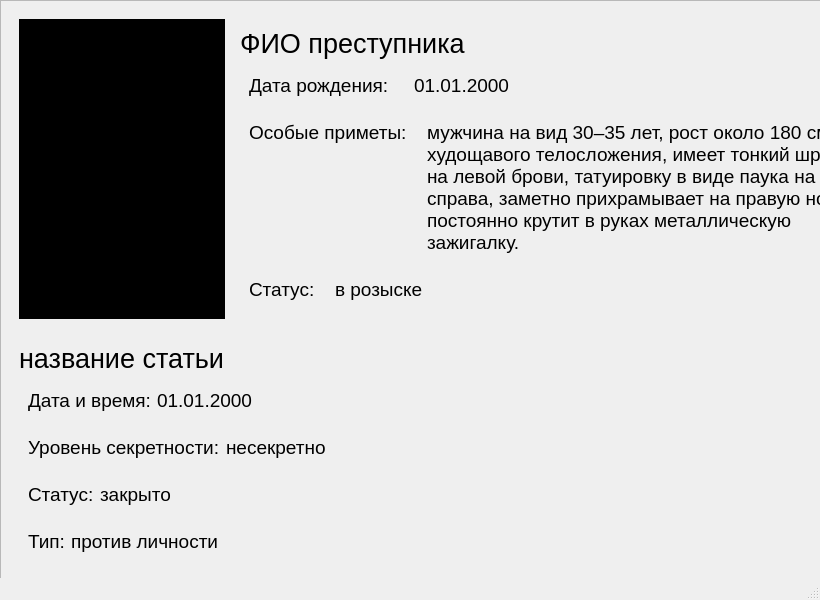
<?xml version="1.0" encoding="UTF-8"?>
<ui version="4.0">
 <class>MainWindow</class>
 <widget class="QMainWindow" name="MainWindow">
  <property name="geometry">
   <rect>
    <x>0</x>
    <y>0</y>
    <width>820</width>
    <height>600</height>
   </rect>
  </property>
  <property name="windowTitle">
   <string>MainWindow</string>
  </property>
  <property name="styleSheet">
   <string notr="true">background: qlineargradient(
    x1: 0, y1: 0, x2: 0, y2: 1,
    stop: 0.09 #6E0204,
    stop: 0.87 #9B5D61
);</string>
  </property>
  <widget class="QWidget" name="centralwidget">
   <widget class="QScrollArea" name="scrollArea">
    <property name="geometry">
     <rect>
      <x>0</x>
      <y>0</y>
      <width>821</width>
      <height>600</height>
     </rect>
    </property>
    <property name="verticalScrollBarPolicy">
     <enum>Qt::ScrollBarPolicy::ScrollBarAlwaysOff</enum>
    </property>
    <property name="horizontalScrollBarPolicy">
     <enum>Qt::ScrollBarPolicy::ScrollBarAlwaysOff</enum>
    </property>
    <property name="widgetResizable">
     <bool>true</bool>
    </property>
    <widget class="QWidget" name="scrollAreaWidgetContents">
     <property name="geometry">
      <rect>
       <x>0</x>
       <y>0</y>
       <width>819</width>
       <height>1151</height>
      </rect>
     </property>
     <property name="sizePolicy">
      <sizepolicy hsizetype="Preferred" vsizetype="Minimum">
       <horstretch>0</horstretch>
       <verstretch>0</verstretch>
      </sizepolicy>
     </property>
     <layout class="QVBoxLayout" name="verticalLayout_4">
      <item>
       <layout class="QVBoxLayout" name="verticalLayout_3">
        <item>
         <widget class="QFrame" name="">
          <property name="styleSheet">
           <string notr="true">background-color: none;</string>
          </property>
          <layout class="QHBoxLayout" name="horizontalLayout_4">
           <item>
            <widget class="QLabel" name="lbl_img">
             <property name="styleSheet">
              <string notr="true">background-color: #000000;</string>
             </property>
             <property name="text">
              <string/>
             </property>
            </widget>
           </item>
           <item>
            <widget class="QFrame" name="">
             <property name="styleSheet">
              <string notr="true">background-color: none;</string>
             </property>
             <layout class="QVBoxLayout" name="verticalLayout">
              <item>
               <widget class="QLabel" name="lbl_fullname">
                <property name="sizePolicy">
                 <sizepolicy hsizetype="Fixed" vsizetype="Fixed">
                  <horstretch>0</horstretch>
                  <verstretch>0</verstretch>
                 </sizepolicy>
                </property>
                <property name="styleSheet">
                 <string notr="true">background-color: none;
font-size: 20pt;
text-transform: uppercase;</string>
                </property>
                <property name="text">
                 <string>ФИО преступника</string>
                </property>
               </widget>
              </item>
              <item>
               <widget class="QFrame" name="">
                <property name="sizePolicy">
                 <sizepolicy hsizetype="Fixed" vsizetype="Fixed">
                  <horstretch>0</horstretch>
                  <verstretch>0</verstretch>
                 </sizepolicy>
                </property>
                <property name="styleSheet">
                 <string notr="true">background-color: none;</string>
                </property>
                <layout class="QHBoxLayout" name="horizontalLayout">
                 <property name="spacing">
                  <number>25</number>
                 </property>
                 <item>
                  <widget class="QLabel" name="label_8">
                   <property name="sizePolicy">
                    <sizepolicy hsizetype="Fixed" vsizetype="Fixed">
                     <horstretch>0</horstretch>
                     <verstretch>0</verstretch>
                    </sizepolicy>
                   </property>
                   <property name="styleSheet">
                    <string notr="true">background-color: none;
font-size: 14pt;</string>
                   </property>
                   <property name="text">
                    <string>Дата рождения:</string>
                   </property>
                   <property name="alignment">
                    <set>Qt::AlignmentFlag::AlignLeading|Qt::AlignmentFlag::AlignLeft|Qt::AlignmentFlag::AlignTop</set>
                   </property>
                  </widget>
                 </item>
                 <item>
                  <widget class="QLabel" name="lbl_date_birth">
                   <property name="sizePolicy">
                    <sizepolicy hsizetype="Fixed" vsizetype="Fixed">
                     <horstretch>0</horstretch>
                     <verstretch>0</verstretch>
                    </sizepolicy>
                   </property>
                   <property name="styleSheet">
                    <string notr="true">background-color: none;
font-size: 14pt;</string>
                   </property>
                   <property name="text">
                    <string>01.01.2000</string>
                   </property>
                   <property name="alignment">
                    <set>Qt::AlignmentFlag::AlignLeading|Qt::AlignmentFlag::AlignLeft|Qt::AlignmentFlag::AlignTop</set>
                   </property>
                  </widget>
                 </item>
                </layout>
               </widget>
              </item>
              <item>
               <widget class="QFrame" name="">
                <property name="sizePolicy">
                 <sizepolicy hsizetype="Fixed" vsizetype="Fixed">
                  <horstretch>0</horstretch>
                  <verstretch>0</verstretch>
                 </sizepolicy>
                </property>
                <property name="styleSheet">
                 <string notr="true">background-color: none;</string>
                </property>
                <layout class="QHBoxLayout" name="horizontalLayout_2">
                 <property name="spacing">
                  <number>20</number>
                 </property>
                 <item>
                  <widget class="QLabel" name="label_5">
                   <property name="sizePolicy">
                    <sizepolicy hsizetype="Fixed" vsizetype="Preferred">
                     <horstretch>0</horstretch>
                     <verstretch>0</verstretch>
                    </sizepolicy>
                   </property>
                   <property name="styleSheet">
                    <string notr="true">background-color: none;
font-size: 14pt;</string>
                   </property>
                   <property name="text">
                    <string>Особые приметы:</string>
                   </property>
                   <property name="alignment">
                    <set>Qt::AlignmentFlag::AlignLeading|Qt::AlignmentFlag::AlignLeft|Qt::AlignmentFlag::AlignTop</set>
                   </property>
                  </widget>
                 </item>
                 <item>
                  <widget class="QLabel" name="lbl_signs">
                   <property name="sizePolicy">
                    <sizepolicy hsizetype="Preferred" vsizetype="Fixed">
                     <horstretch>0</horstretch>
                     <verstretch>0</verstretch>
                    </sizepolicy>
                   </property>
                   <property name="styleSheet">
                    <string notr="true">background-color: none;
font-size: 14pt;</string>
                   </property>
                   <property name="text">
                    <string>мужчина на вид 30–35 лет, рост около 180 см, худощавого телосложения, имеет тонкий шрам на левой брови, татуировку в виде паука на шее справа, заметно прихрамывает на правую ногу и постоянно крутит в руках металлическую зажигалку.</string>
                   </property>
                   <property name="alignment">
                    <set>Qt::AlignmentFlag::AlignLeading|Qt::AlignmentFlag::AlignLeft|Qt::AlignmentFlag::AlignTop</set>
                   </property>
                   <property name="wordWrap">
                    <bool>true</bool>
                   </property>
                  </widget>
                 </item>
                </layout>
               </widget>
              </item>
              <item>
               <widget class="QFrame" name="">
                <property name="sizePolicy">
                 <sizepolicy hsizetype="Fixed" vsizetype="Fixed">
                  <horstretch>0</horstretch>
                  <verstretch>0</verstretch>
                 </sizepolicy>
                </property>
                <property name="styleSheet">
                 <string notr="true">background-color: none;</string>
                </property>
                <layout class="QHBoxLayout" name="horizontalLayout_3">
                 <property name="spacing">
                  <number>20</number>
                 </property>
                 <item>
                  <widget class="QLabel" name="label_7">
                   <property name="sizePolicy">
                    <sizepolicy hsizetype="Fixed" vsizetype="Fixed">
                     <horstretch>0</horstretch>
                     <verstretch>0</verstretch>
                    </sizepolicy>
                   </property>
                   <property name="styleSheet">
                    <string notr="true">background-color: none;
font-size: 14pt;</string>
                   </property>
                   <property name="text">
                    <string>Статус:</string>
                   </property>
                   <property name="alignment">
                    <set>Qt::AlignmentFlag::AlignLeading|Qt::AlignmentFlag::AlignLeft|Qt::AlignmentFlag::AlignTop</set>
                   </property>
                  </widget>
                 </item>
                 <item>
                  <widget class="QLabel" name="lbl_status">
                   <property name="sizePolicy">
                    <sizepolicy hsizetype="Fixed" vsizetype="Fixed">
                     <horstretch>0</horstretch>
                     <verstretch>0</verstretch>
                    </sizepolicy>
                   </property>
                   <property name="styleSheet">
                    <string notr="true">background-color: none;
font-size: 14pt;</string>
                   </property>
                   <property name="text">
                    <string>в розыске</string>
                   </property>
                   <property name="alignment">
                    <set>Qt::AlignmentFlag::AlignLeading|Qt::AlignmentFlag::AlignLeft|Qt::AlignmentFlag::AlignTop</set>
                   </property>
                  </widget>
                 </item>
                </layout>
               </widget>
              </item>
             </layout>
            </widget>
           </item>
          </layout>
         </widget>
        </item>
        <item>
         <widget class="QFrame" name="">
          <property name="styleSheet">
           <string notr="true">background-color: none;</string>
          </property>
          <layout class="QVBoxLayout" name="verticalLayout_2">
           <item>
            <widget class="QLabel" name="lbl_article_name">
             <property name="sizePolicy">
              <sizepolicy hsizetype="Fixed" vsizetype="Fixed">
               <horstretch>0</horstretch>
               <verstretch>0</verstretch>
              </sizepolicy>
             </property>
             <property name="styleSheet">
              <string notr="true">background-color: none;
font-size: 20pt;
text-transform: uppercase;</string>
             </property>
             <property name="text">
              <string>название статьи</string>
             </property>
            </widget>
           </item>
           <item>
            <widget class="QFrame" name="">
             <property name="sizePolicy">
              <sizepolicy hsizetype="Fixed" vsizetype="Fixed">
               <horstretch>0</horstretch>
               <verstretch>0</verstretch>
              </sizepolicy>
             </property>
             <property name="styleSheet">
              <string notr="true">background-color: none;</string>
             </property>
             <layout class="QHBoxLayout" name="horizontalLayout_5">
              <item>
               <widget class="QLabel" name="label_11">
                <property name="sizePolicy">
                 <sizepolicy hsizetype="Fixed" vsizetype="Preferred">
                  <horstretch>0</horstretch>
                  <verstretch>0</verstretch>
                 </sizepolicy>
                </property>
                <property name="styleSheet">
                 <string notr="true">background-color: none;
font-size: 14pt;</string>
                </property>
                <property name="text">
                 <string>Дата и время:</string>
                </property>
               </widget>
              </item>
              <item>
               <widget class="QLabel" name="lbl_article_date">
                <property name="sizePolicy">
                 <sizepolicy hsizetype="Fixed" vsizetype="Fixed">
                  <horstretch>0</horstretch>
                  <verstretch>0</verstretch>
                 </sizepolicy>
                </property>
                <property name="styleSheet">
                 <string notr="true">background-color: none;
font-size: 14pt;</string>
                </property>
                <property name="text">
                 <string>01.01.2000</string>
                </property>
               </widget>
              </item>
             </layout>
            </widget>
           </item>
           <item>
            <widget class="QFrame" name="">
             <property name="sizePolicy">
              <sizepolicy hsizetype="Fixed" vsizetype="Fixed">
               <horstretch>0</horstretch>
               <verstretch>0</verstretch>
              </sizepolicy>
             </property>
             <property name="styleSheet">
              <string notr="true">background-color: none;</string>
             </property>
             <layout class="QHBoxLayout" name="horizontalLayout_6">
              <item>
               <widget class="QLabel" name="label_13">
                <property name="sizePolicy">
                 <sizepolicy hsizetype="Fixed" vsizetype="Fixed">
                  <horstretch>0</horstretch>
                  <verstretch>0</verstretch>
                 </sizepolicy>
                </property>
                <property name="styleSheet">
                 <string notr="true">background-color: none;
font-size: 14pt;</string>
                </property>
                <property name="text">
                 <string>Уровень секретности:</string>
                </property>
               </widget>
              </item>
              <item>
               <widget class="QLabel" name="lbl_secret">
                <property name="sizePolicy">
                 <sizepolicy hsizetype="Fixed" vsizetype="Fixed">
                  <horstretch>0</horstretch>
                  <verstretch>0</verstretch>
                 </sizepolicy>
                </property>
                <property name="styleSheet">
                 <string notr="true">background-color: none;
font-size: 14pt;</string>
                </property>
                <property name="text">
                 <string>несекретно</string>
                </property>
               </widget>
              </item>
             </layout>
            </widget>
           </item>
           <item>
            <widget class="QFrame" name="">
             <property name="sizePolicy">
              <sizepolicy hsizetype="Fixed" vsizetype="Fixed">
               <horstretch>0</horstretch>
               <verstretch>0</verstretch>
              </sizepolicy>
             </property>
             <property name="styleSheet">
              <string notr="true">background-color: none;</string>
             </property>
             <layout class="QHBoxLayout" name="horizontalLayout_7">
              <item>
               <widget class="QLabel" name="label_15">
                <property name="sizePolicy">
                 <sizepolicy hsizetype="Fixed" vsizetype="Fixed">
                  <horstretch>0</horstretch>
                  <verstretch>0</verstretch>
                 </sizepolicy>
                </property>
                <property name="styleSheet">
                 <string notr="true">background-color: none;
font-size: 14pt;</string>
                </property>
                <property name="text">
                 <string>Статус:</string>
                </property>
               </widget>
              </item>
              <item>
               <widget class="QLabel" name="lbl_article_status">
                <property name="sizePolicy">
                 <sizepolicy hsizetype="Fixed" vsizetype="Fixed">
                  <horstretch>0</horstretch>
                  <verstretch>0</verstretch>
                 </sizepolicy>
                </property>
                <property name="styleSheet">
                 <string notr="true">background-color: none;
font-size: 14pt;</string>
                </property>
                <property name="text">
                 <string>закрыто</string>
                </property>
               </widget>
              </item>
             </layout>
            </widget>
           </item>
           <item>
            <widget class="QFrame" name="">
             <property name="sizePolicy">
              <sizepolicy hsizetype="Fixed" vsizetype="Fixed">
               <horstretch>0</horstretch>
               <verstretch>0</verstretch>
              </sizepolicy>
             </property>
             <property name="styleSheet">
              <string notr="true">background-color: none;</string>
             </property>
             <layout class="QHBoxLayout" name="horizontalLayout_8">
              <item>
               <widget class="QLabel" name="label_18">
                <property name="sizePolicy">
                 <sizepolicy hsizetype="Fixed" vsizetype="Fixed">
                  <horstretch>0</horstretch>
                  <verstretch>0</verstretch>
                 </sizepolicy>
                </property>
                <property name="styleSheet">
                 <string notr="true">background-color: none;
font-size: 14pt;</string>
                </property>
                <property name="text">
                 <string>Тип:</string>
                </property>
               </widget>
              </item>
              <item>
               <widget class="QLabel" name="lbl_type">
                <property name="sizePolicy">
                 <sizepolicy hsizetype="Fixed" vsizetype="Fixed">
                  <horstretch>0</horstretch>
                  <verstretch>0</verstretch>
                 </sizepolicy>
                </property>
                <property name="styleSheet">
                 <string notr="true">background-color: none;
font-size: 14pt;</string>
                </property>
                <property name="text">
                 <string>против личности</string>
                </property>
               </widget>
              </item>
             </layout>
            </widget>
           </item>
          </layout>
         </widget>
        </item>
        <item>
         <widget class="QFrame" name="frame_3">
          <property name="styleSheet">
           <string notr="true">background-color: none;</string>
          </property>
          <layout class="QVBoxLayout" name="verticalLayout_6">
           <item>
            <widget class="QLabel" name="lbl_clue_name">
             <property name="sizePolicy">
              <sizepolicy hsizetype="Fixed" vsizetype="Fixed">
               <horstretch>0</horstretch>
               <verstretch>0</verstretch>
              </sizepolicy>
             </property>
             <property name="styleSheet">
              <string notr="true">background-color: none;
font-size: 20pt;
text-transform: uppercase;</string>
             </property>
             <property name="text">
              <string>улика</string>
             </property>
            </widget>
           </item>
           <item>
            <widget class="QFrame" name="frame_4">
             <property name="sizePolicy">
              <sizepolicy hsizetype="Fixed" vsizetype="Fixed">
               <horstretch>0</horstretch>
               <verstretch>0</verstretch>
              </sizepolicy>
             </property>
             <property name="styleSheet">
              <string notr="true">background-color: none;</string>
             </property>
             <layout class="QHBoxLayout" name="horizontalLayout_13">
              <item>
               <widget class="QLabel" name="label_28">
                <property name="sizePolicy">
                 <sizepolicy hsizetype="Fixed" vsizetype="Fixed">
                  <horstretch>0</horstretch>
                  <verstretch>0</verstretch>
                 </sizepolicy>
                </property>
                <property name="styleSheet">
                 <string notr="true">background-color: none;
font-size: 14pt;</string>
                </property>
                <property name="text">
                 <string>Наименование:</string>
                </property>
               </widget>
              </item>
              <item>
               <widget class="QLabel" name="lbl_clue_nomination">
                <property name="sizePolicy">
                 <sizepolicy hsizetype="Fixed" vsizetype="Fixed">
                  <horstretch>0</horstretch>
                  <verstretch>0</verstretch>
                 </sizepolicy>
                </property>
                <property name="styleSheet">
                 <string notr="true">background-color: none;
font-size: 14pt;</string>
                </property>
                <property name="text">
                 <string>запись с камеры домофона</string>
                </property>
               </widget>
              </item>
             </layout>
            </widget>
           </item>
           <item>
            <widget class="QFrame" name="frame_5">
             <property name="sizePolicy">
              <sizepolicy hsizetype="Fixed" vsizetype="Fixed">
               <horstretch>0</horstretch>
               <verstretch>0</verstretch>
              </sizepolicy>
             </property>
             <property name="styleSheet">
              <string notr="true">background-color: none;</string>
             </property>
             <layout class="QHBoxLayout" name="horizontalLayout_14">
              <item>
               <widget class="QLabel" name="label_30">
                <property name="sizePolicy">
                 <sizepolicy hsizetype="Fixed" vsizetype="Fixed">
                  <horstretch>0</horstretch>
                  <verstretch>0</verstretch>
                 </sizepolicy>
                </property>
                <property name="styleSheet">
                 <string notr="true">background-color: none;
font-size: 14pt;</string>
                </property>
                <property name="text">
                 <string>Дата нахождения:</string>
                </property>
               </widget>
              </item>
              <item>
               <widget class="QLabel" name="lbl_clue_date">
                <property name="sizePolicy">
                 <sizepolicy hsizetype="Fixed" vsizetype="Fixed">
                  <horstretch>0</horstretch>
                  <verstretch>0</verstretch>
                 </sizepolicy>
                </property>
                <property name="styleSheet">
                 <string notr="true">background-color: none;
font-size: 14pt;</string>
                </property>
                <property name="text">
                 <string>03.01.2025</string>
                </property>
               </widget>
              </item>
             </layout>
            </widget>
           </item>
           <item>
            <widget class="QFrame" name="frame_6">
             <property name="sizePolicy">
              <sizepolicy hsizetype="Fixed" vsizetype="Fixed">
               <horstretch>0</horstretch>
               <verstretch>0</verstretch>
              </sizepolicy>
             </property>
             <property name="styleSheet">
              <string notr="true">background-color: none;</string>
             </property>
             <layout class="QHBoxLayout" name="horizontalLayout_15">
              <item>
               <widget class="QLabel" name="label_32">
                <property name="sizePolicy">
                 <sizepolicy hsizetype="Fixed" vsizetype="Fixed">
                  <horstretch>0</horstretch>
                  <verstretch>0</verstretch>
                 </sizepolicy>
                </property>
                <property name="styleSheet">
                 <string notr="true">background-color: none;
font-size: 14pt;</string>
                </property>
                <property name="text">
                 <string>Описание:</string>
                </property>
               </widget>
              </item>
              <item>
               <widget class="QLabel" name="lbl_clue_descr">
                <property name="sizePolicy">
                 <sizepolicy hsizetype="Fixed" vsizetype="Fixed">
                  <horstretch>0</horstretch>
                  <verstretch>0</verstretch>
                 </sizepolicy>
                </property>
                <property name="styleSheet">
                 <string notr="true">background-color: none;
font-size: 14pt;</string>
                </property>
                <property name="text">
                 <string>Силуэты двух мужчин, выносящих тяжелый прямоугольный предмет в Сыктывкаре.</string>
                </property>
               </widget>
              </item>
             </layout>
            </widget>
           </item>
           <item>
            <widget class="QFrame" name="frame_7">
             <property name="sizePolicy">
              <sizepolicy hsizetype="Fixed" vsizetype="Fixed">
               <horstretch>0</horstretch>
               <verstretch>0</verstretch>
              </sizepolicy>
             </property>
             <property name="styleSheet">
              <string notr="true">background-color: none;</string>
             </property>
             <layout class="QHBoxLayout" name="horizontalLayout_16">
              <item>
               <widget class="QLabel" name="label_34">
                <property name="sizePolicy">
                 <sizepolicy hsizetype="Fixed" vsizetype="Fixed">
                  <horstretch>0</horstretch>
                  <verstretch>0</verstretch>
                 </sizepolicy>
                </property>
                <property name="styleSheet">
                 <string notr="true">background-color: none;
font-size: 14pt;</string>
                </property>
                <property name="text">
                 <string>Тип:</string>
                </property>
               </widget>
              </item>
              <item>
               <widget class="QLabel" name="lbl_clue_type">
                <property name="sizePolicy">
                 <sizepolicy hsizetype="Fixed" vsizetype="Fixed">
                  <horstretch>0</horstretch>
                  <verstretch>0</verstretch>
                 </sizepolicy>
                </property>
                <property name="styleSheet">
                 <string notr="true">background-color: none;
font-size: 14pt;</string>
                </property>
                <property name="text">
                 <string>данные устройств</string>
                </property>
               </widget>
              </item>
             </layout>
            </widget>
           </item>
          </layout>
         </widget>
        </item>
        <item>
         <widget class="QPushButton" name="btn_read_protocol">
          <property name="sizePolicy">
           <sizepolicy hsizetype="Fixed" vsizetype="Fixed">
            <horstretch>0</horstretch>
            <verstretch>0</verstretch>
           </sizepolicy>
          </property>
          <property name="cursor">
           <cursorShape>PointingHandCursor</cursorShape>
          </property>
          <property name="styleSheet">
           <string notr="true">border-radius: 10px;
background-color: #3D0A0A;
padding: 15px;
color: #FFE5E5;</string>
          </property>
          <property name="text">
           <string>Читать протокол допроса</string>
          </property>
         </widget>
        </item>
        <item>
         <widget class="QFrame" name="">
          <property name="styleSheet">
           <string notr="true">background-color: none;</string>
          </property>
          <layout class="QVBoxLayout" name="verticalLayout_5">
           <item>
            <widget class="QFrame" name="">
             <property name="sizePolicy">
              <sizepolicy hsizetype="Fixed" vsizetype="Fixed">
               <horstretch>0</horstretch>
               <verstretch>0</verstretch>
              </sizepolicy>
             </property>
             <property name="styleSheet">
              <string notr="true">background-color: none;</string>
             </property>
             <layout class="QHBoxLayout" name="horizontalLayout_9">
              <property name="spacing">
               <number>25</number>
              </property>
              <item>
               <widget class="QLabel" name="label_4">
                <property name="sizePolicy">
                 <sizepolicy hsizetype="Fixed" vsizetype="Fixed">
                  <horstretch>0</horstretch>
                  <verstretch>0</verstretch>
                 </sizepolicy>
                </property>
                <property name="styleSheet">
                 <string notr="true">background-color: none;
font-size: 20pt;
text-transform: uppercase;</string>
                </property>
                <property name="text">
                 <string>уголовное дело №</string>
                </property>
               </widget>
              </item>
              <item>
               <widget class="QLabel" name="lbl_case_number">
                <property name="sizePolicy">
                 <sizepolicy hsizetype="Fixed" vsizetype="Fixed">
                  <horstretch>0</horstretch>
                  <verstretch>0</verstretch>
                 </sizepolicy>
                </property>
                <property name="styleSheet">
                 <string notr="true">background-color: none;
font-size: 20pt;
text-transform: uppercase;</string>
                </property>
                <property name="text">
                 <string>123</string>
                </property>
               </widget>
              </item>
             </layout>
            </widget>
           </item>
           <item>
            <widget class="QFrame" name="">
             <property name="sizePolicy">
              <sizepolicy hsizetype="Fixed" vsizetype="Fixed">
               <horstretch>0</horstretch>
               <verstretch>0</verstretch>
              </sizepolicy>
             </property>
             <property name="styleSheet">
              <string notr="true">background-color: none;</string>
             </property>
             <layout class="QHBoxLayout" name="horizontalLayout_10">
              <item>
               <widget class="QLabel" name="label_21">
                <property name="sizePolicy">
                 <sizepolicy hsizetype="Fixed" vsizetype="Fixed">
                  <horstretch>0</horstretch>
                  <verstretch>0</verstretch>
                 </sizepolicy>
                </property>
                <property name="styleSheet">
                 <string notr="true">background-color: none;
font-size: 14pt;</string>
                </property>
                <property name="text">
                 <string>Статья УК:</string>
                </property>
               </widget>
              </item>
              <item>
               <widget class="QLabel" name="lbl_case">
                <property name="sizePolicy">
                 <sizepolicy hsizetype="Fixed" vsizetype="Fixed">
                  <horstretch>0</horstretch>
                  <verstretch>0</verstretch>
                 </sizepolicy>
                </property>
                <property name="styleSheet">
                 <string notr="true">background-color: none;
font-size: 14pt;</string>
                </property>
                <property name="text">
                 <string>Статья 158. Кража</string>
                </property>
               </widget>
              </item>
             </layout>
            </widget>
           </item>
           <item>
            <widget class="QFrame" name="frame">
             <property name="sizePolicy">
              <sizepolicy hsizetype="Fixed" vsizetype="Fixed">
               <horstretch>0</horstretch>
               <verstretch>0</verstretch>
              </sizepolicy>
             </property>
             <property name="styleSheet">
              <string notr="true">background-color: none;</string>
             </property>
             <layout class="QHBoxLayout" name="horizontalLayout_11">
              <item>
               <widget class="QLabel" name="label_23">
                <property name="sizePolicy">
                 <sizepolicy hsizetype="Fixed" vsizetype="Fixed">
                  <horstretch>0</horstretch>
                  <verstretch>0</verstretch>
                 </sizepolicy>
                </property>
                <property name="styleSheet">
                 <string notr="true">background-color: none;
font-size: 14pt;</string>
                </property>
                <property name="text">
                 <string>Дата открытия:</string>
                </property>
               </widget>
              </item>
              <item>
               <widget class="QLabel" name="lbl_date_open">
                <property name="sizePolicy">
                 <sizepolicy hsizetype="Fixed" vsizetype="Fixed">
                  <horstretch>0</horstretch>
                  <verstretch>0</verstretch>
                 </sizepolicy>
                </property>
                <property name="styleSheet">
                 <string notr="true">background-color: none;
font-size: 14pt;</string>
                </property>
                <property name="text">
                 <string>01.01.2025</string>
                </property>
               </widget>
              </item>
             </layout>
            </widget>
           </item>
           <item>
            <widget class="QFrame" name="frame_2">
             <property name="sizePolicy">
              <sizepolicy hsizetype="Fixed" vsizetype="Fixed">
               <horstretch>0</horstretch>
               <verstretch>0</verstretch>
              </sizepolicy>
             </property>
             <property name="styleSheet">
              <string notr="true">background-color: none;</string>
             </property>
             <layout class="QHBoxLayout" name="horizontalLayout_12">
              <item>
               <widget class="QLabel" name="label_25">
                <property name="sizePolicy">
                 <sizepolicy hsizetype="Fixed" vsizetype="Fixed">
                  <horstretch>0</horstretch>
                  <verstretch>0</verstretch>
                 </sizepolicy>
                </property>
                <property name="styleSheet">
                 <string notr="true">background-color: none;
font-size: 14pt;</string>
                </property>
                <property name="text">
                 <string>Дата закрытия:</string>
                </property>
               </widget>
              </item>
              <item>
               <widget class="QLabel" name="lbl_date_close">
                <property name="sizePolicy">
                 <sizepolicy hsizetype="Fixed" vsizetype="Fixed">
                  <horstretch>0</horstretch>
                  <verstretch>0</verstretch>
                 </sizepolicy>
                </property>
                <property name="styleSheet">
                 <string notr="true">background-color: none;
font-size: 14pt;</string>
                </property>
                <property name="text">
                 <string>01.04.2025</string>
                </property>
               </widget>
              </item>
             </layout>
            </widget>
           </item>
          </layout>
         </widget>
        </item>
        <item>
         <widget class="QLabel" name="lbl_date_text">
          <property name="styleSheet">
           <string notr="true">background-color: none;
font-size: 14pt;</string>
          </property>
          <property name="text">
           <string>В Республике Коми расследуется дерзкое ограбление: в ночь на 10 октября в городе Воркута группа неизвестных лиц совершила тщательно спланированное нападение на материально-технический склад крупного горно-обогатительного комбината, расположенный на промышленной окраине города.
Злоумышленники профессионально нейтрализовали охранную сигнализацию и вывели из строя систему внешнего видеонаблюдения, после чего проникли в основное помещение склада, откуда похитили партию дорогостоящего промышленного оборудования общего назначения и специализированных геодезических приборов общей стоимостью более 15 миллионов рублей. По предварительным данным следствия, преступники действовали по наводке, отлично знали график обхода территории ведомственной охраной и использовали для вывоза тяжелого груза подготовленный полноприводный грузовой автомобиль высокой проходимости.
Скрываясь с места преступления в условиях сильной осенней метели, нападавшие направились в сторону развалин заброшенного посёлка-призрака Рудник, где следы тяжелой техники затерялись; в настоящее время в регионе объявлен план «Перехват», на въездах в город выставлены дополнительные посты ГИБДД, а оперативные службы опрашивают возможных свидетелей и проверяют пункты приема лома и черных металлов.</string>
          </property>
          <property name="textFormat">
           <enum>Qt::TextFormat::AutoText</enum>
          </property>
          <property name="alignment">
           <set>Qt::AlignmentFlag::AlignLeading|Qt::AlignmentFlag::AlignLeft|Qt::AlignmentFlag::AlignTop</set>
          </property>
          <property name="wordWrap">
           <bool>true</bool>
          </property>
         </widget>
        </item>
       </layout>
      </item>
     </layout>
    </widget>
   </widget>
  </widget>
  <widget class="QMenuBar" name="menubar">
   <property name="geometry">
    <rect>
     <x>0</x>
     <y>0</y>
     <width>820</width>
     <height>33</height>
    </rect>
   </property>
  </widget>
  <widget class="QStatusBar" name="statusbar"/>
 </widget>
 <resources/>
 <connections/>
</ui>
